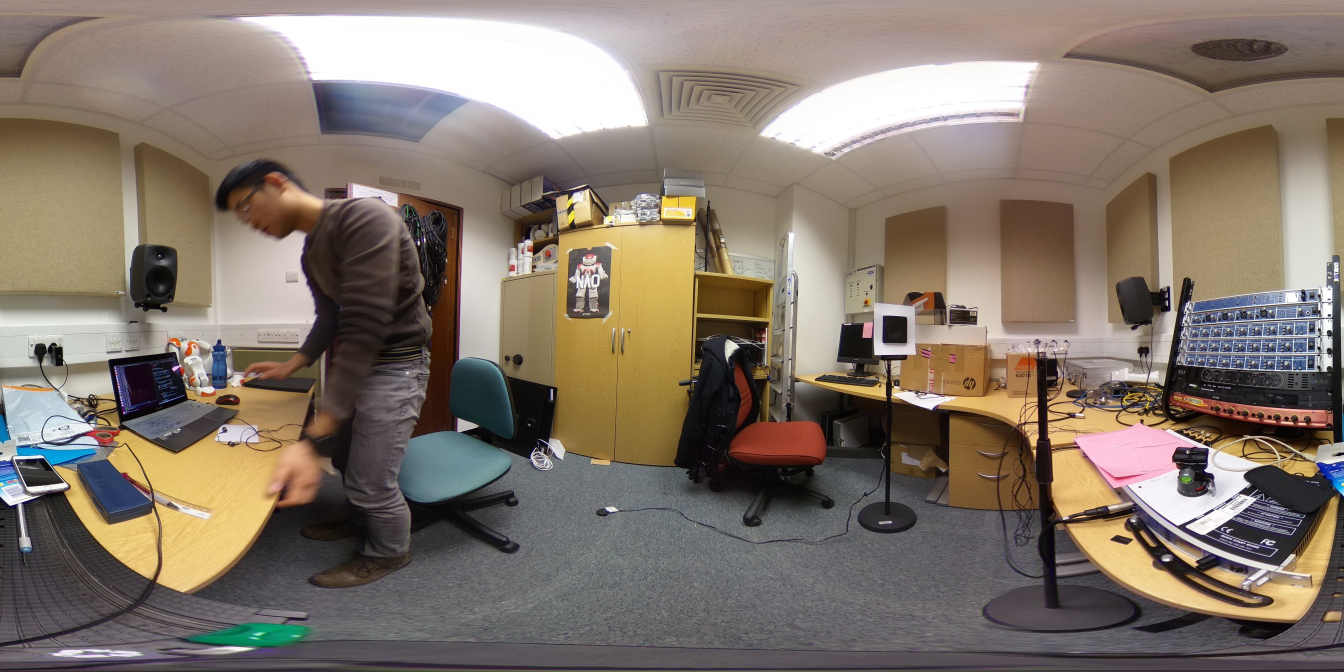
#> input picture src/images/test_1.jpg, 5376 x 2688 px, found by its file name (shown at 1/4 size)
$ python image_extension.py
#> lines starting #> are read from the running program, lines starting #| are printed output that depends on the picture
import toolbox as tb
import numpy as np
import cv2

# RICOH Theta Resolution: 5376x2688 pixels
cv2.namedWindow('output_img', cv2.WINDOW_NORMAL)

img = cv2.imread('images/test_1.jpg', 1)
#> img is the input picture: shape (2688, 5376, 3); mean B, G, R 107.1, 118.6, 130.9
print (img.shape) # y, x
#| (2688, 5376, 3)

other_side = img[0:2688, 0:1000] # y, x
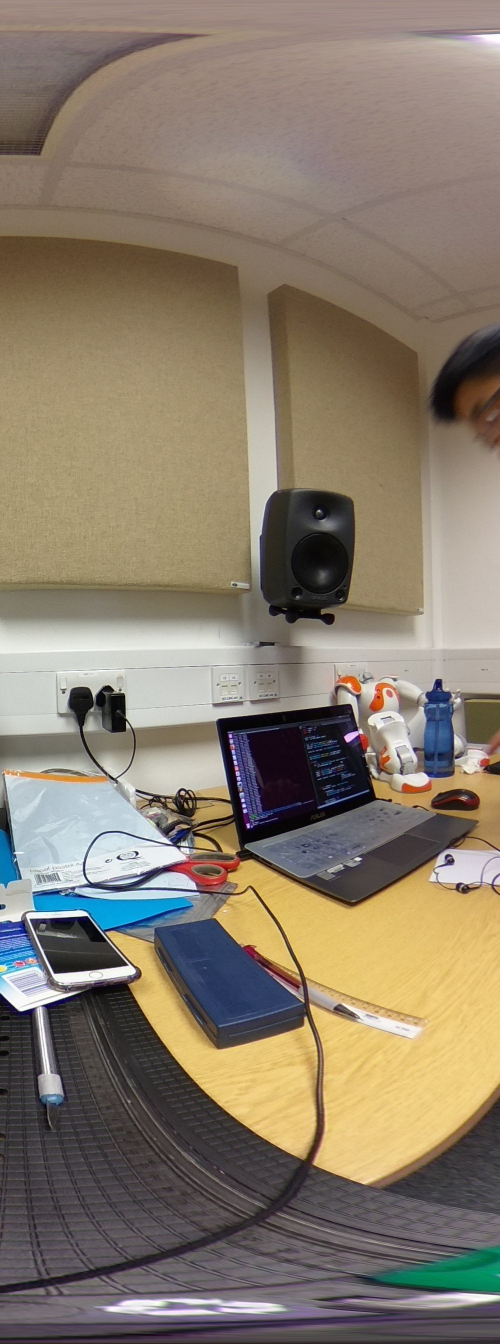
#> other_side: shape (2688, 1000, 3) (shown at 1/2 size); mean B, G, R 108.1, 124.3, 136.1
print(other_side.shape)
#| (2688, 1000, 3)

new = np.concatenate((img, other_side), axis=1)
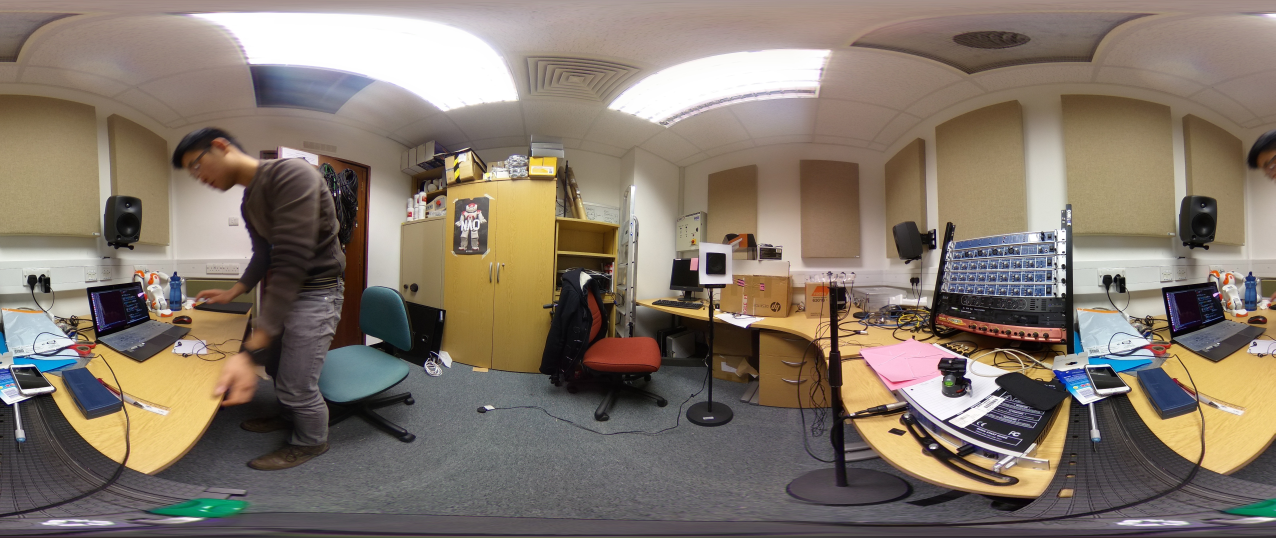
#> new: shape (2688, 6376, 3) (shown at 1/5 size); mean B, G, R 107.2, 119.5, 131.7

cv2.resizeWindow('output_img', 1000, 800)
cv2.imshow('output_img', new)

if cv2.waitKey(0) & 0xFF == ord('q'):
#> (key q is pressed here)
	cv2.destroyAllWindows()

# other_side = img[0:500, 0:2687]

# References:
# https://stackoverflow.com/questions/7589012/combining-two-images-with-opencv
# http://opencv-python-tutroals.readthedocs.io/en/latest/py_tutorials/py_core/py_basic_ops/py_basic_ops.html
